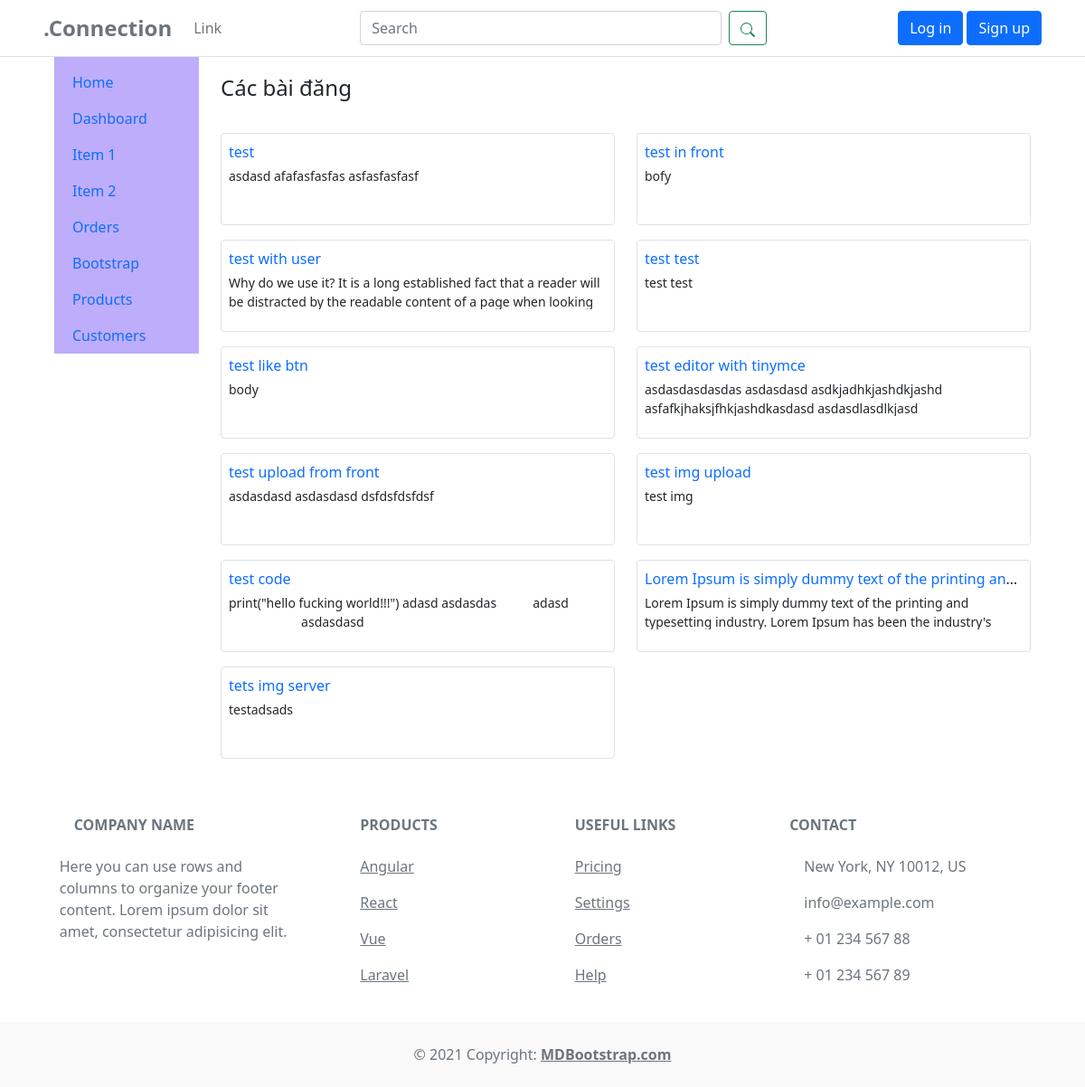
Before: / with the older database file.
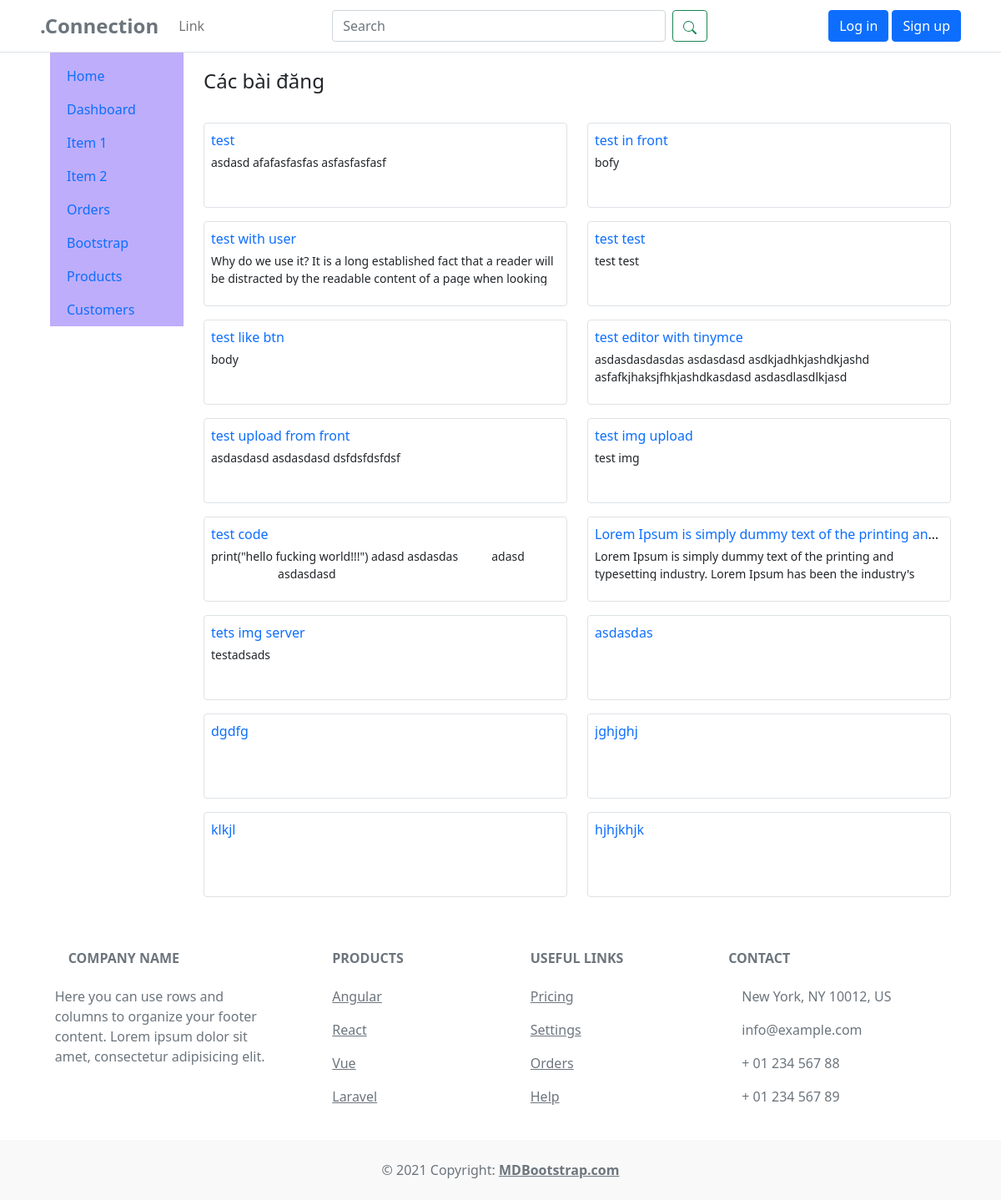
After: the same page with the newer database file.
### app/models.py (models this page shows, shortened)
class Post(models.Model):
    title = models.CharField(max_length=200)
    content = HTMLField()
    user = models.ForeignKey(User, on_delete=models.CASCADE, default=None)
    likes = models.ManyToManyField(User, related_name='liked_posts')
    pub_date = models.DateTimeField(auto_now_add=True)

### app/views.py (the view)
# urls.py: path('', views.index, name="index"),
def index(req):
    posts = Post.objects.all()
    return render(req, 'app/index.html', {'posts': posts})

### templates/app/index.html
{% extends "components/base.html"%}
{% load static %}
{% block extrastyles %}
<link rel="stylesheet" type="text/css" href="{% static 'css/app.css' %}" />
{% endblock extrastyles %}
{% block content %}
<p class="fs-4">Các bài đăng</p>
<div class="row">
  {% for post in posts %}
  <div class="col-xl-6">
    <div class="border rounded p-2 mt-3">
      <div class="text-truncate mb-1">
        <a class="text-decoration-none" href="{% url 'post' id=post.id %}">{{ post.title }}</a>
      </div>
      <div>
        <p class="text-truncate text-sm text-wrap post-content">
          {{ post.content|striptags }}
        </p>
      </div>
    </div>
  </div>
  {% endfor %}
</div>
{% endblock content %}

Changed rows visible on the page:
added Post: title "asdasdas"
added Post: title "dgdfg"
added Post: title "jghjghj"
added Post: title "klkjl"
added Post: title "hjhjkhjk"
